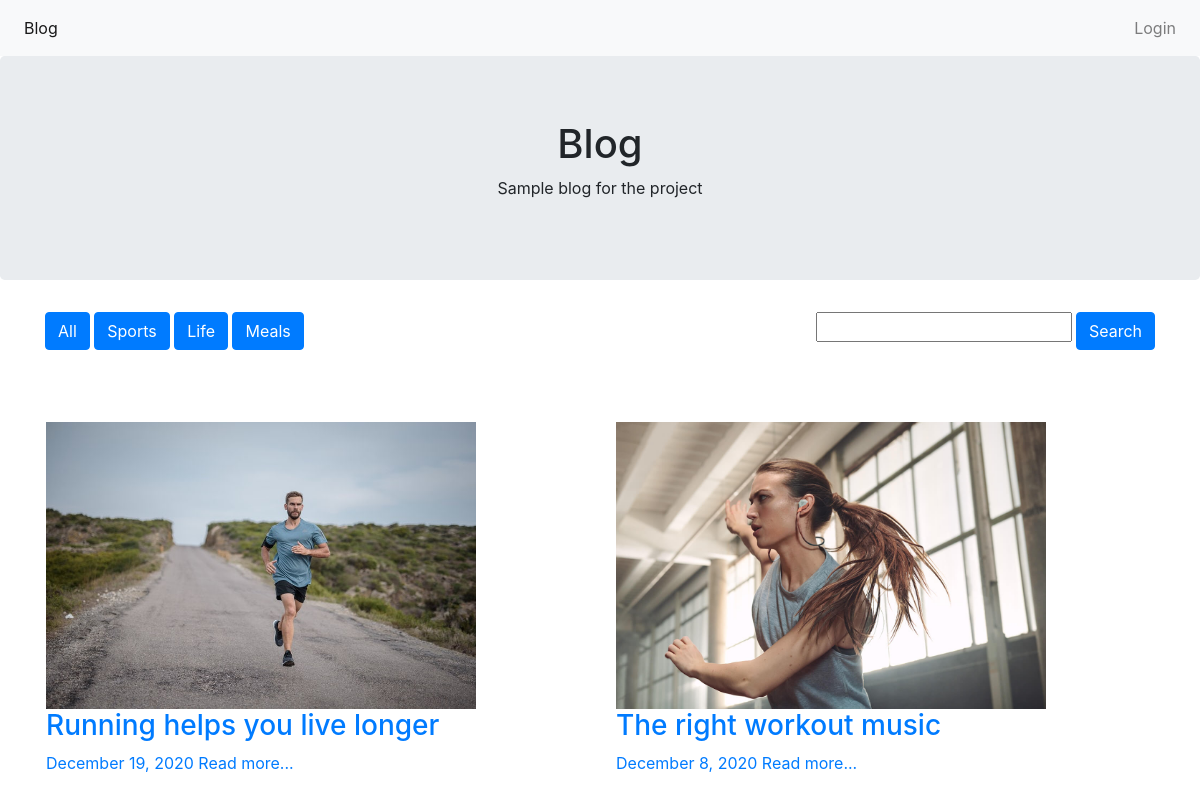
Screenshot of /index.php?category=1 with the database file from the repository.
### tables this page shows
CREATE TABLE `categories` (
  `id` int NOT NULL,
  `categoryname` varchar(70) NOT NULL
);

CREATE TABLE `posts` (
  `id` int NOT NULL,
  `title` varchar(255) NOT NULL,
  `slug` varchar(255) NOT NULL,
  `image` varchar(255) NOT NULL,
  `body` text NOT NULL,
  `published` tinyint(1) NOT NULL,
  `created_at` timestamp NOT NULL DEFAULT CURRENT_TIMESTAMP,
  `category` int NOT NULL
);

### includes/public_functions.php (called while the page is built, shortened)
<?php
function getPublishedPosts($category) {
	global $mysqli;
	$posts = null;
	if(!empty(trim($category)))
		$sql = "SELECT * FROM posts WHERE category = '". $mysqli->real_escape_string($category)."' and published=true order by created_at desc";
	else
		$sql = "SELECT * FROM posts WHERE published=true order by created_at desc";
	$result = $mysqli->query($sql);
	if($result)
		$posts = $result->fetch_all(MYSQLI_ASSOC);
	return $posts;
}
function getCategories() {
	global $mysqli;
	$categories = null;
	$sql = "SELECT * from categories";
	$result = $mysqli->query($sql);
	if($result)
		$categories = $result->fetch_all(MYSQLI_ASSOC);
	return $categories;
}
?>

### index.php (the view, shortened to what this page needs)
<?php
$par_category = "";
$par_searchword = "";
if (isset($_GET["category"]))
    $par_category = $_GET["category"];
?>
<!DOCTYPE html>
<html lang="it">
<head>
   <?php include (dirname(__FILE__).'/components/head.php');?>
   <?php require_once('config.php') ?>
   <?php require_once(ROOT_PATH .'/includes/public_functions.php') ?>
   <?php
      if(!empty($par_searchword))
         $posts = getPublishedPostsFiltered($par_searchword);
      else
         $posts = getPublishedPosts($par_category);
      $categories = getCategories();
   ?>
</head>
<body>
   <?php include (dirname(__FILE__).'/components/navbar.php');?>
   <div class="jumbotron text-center">
      <h1>Blog</h1>
      <p>Sample blog for the project</p>
   </div>
   <div class="container">
      <div class="row content">
      <div id="categories" class="col-8 mb-5">
         <a href="index.php" class="btn btn-primary">All</a>
         <?php foreach ($categories as $category): ?>
            <a class="btn btn-primary" href="index.php?category=<?php echo $category['id']?>"><?php echo $category['categoryname'];?></a>
         <?php endforeach ?>
      </div>
      <div id="search" class="col-4">
            <button class="btn btn-primary float-right ml-1" onclick="window.open('index.php?search=' + document.getElementById('txtsearch').value, '_self')">Search</button>
            <input class="float-right" type="text" id="txtsearch" value="<?php echo $par_searchword?>">
      </div>
      <div id="searchresults" class="col-12">
      </div>
      <?php foreach ($posts as $post): ?>
         <div class="col-md-6 post">
            <img src="<?php echo '/images/' . $post['image']; ?>" class="post_image" alt="">
            <a href="single_post.php?post-slug=<?php echo $post['slug']; ?>">
               <div class="post_info">
                  <h3><?php echo $post['title'] ?></h3>
                  <div class="info">
                     <span><?php echo date("F j, Y ", strtotime($post["created_at"])); ?></span>
                     <span class="read_more">Read more...</span>
                  </div>
               </div>
            </a>
         </div>
      <?php endforeach ?>
      </div>
   </div>
</body>
</html>

### style.css (style rules this page uses)
h1 { text-align: center; }
img { max-width: 80%; }
.post { padding: 1em; }

### rows the page displays
categories: categoryname "Sports"
categories: categoryname "Life"
categories: categoryname "Meals"
posts: image (picture), title "Running helps you live longer", created_at "December 19, 2020"
posts: image (picture), title "The right workout music", created_at "December 8, 2020"
